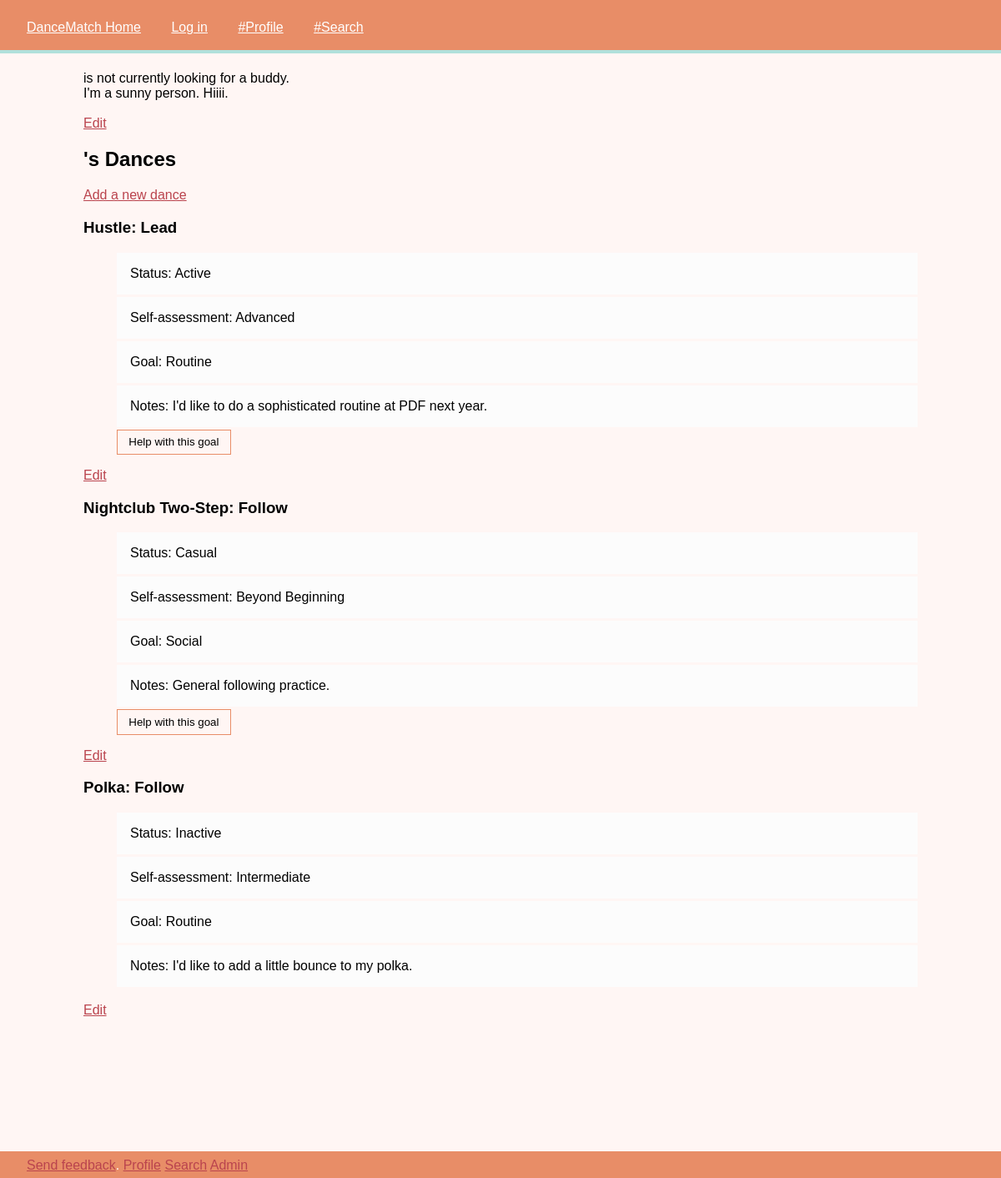
The page /profile/4/ on the database its author committed.
### dancematch_app/models.py (models this page shows, shortened)
class Dancer(models.Model):
    user = models.OneToOneField(User)
    bio = models.TextField()
    img_path = models.CharField(max_length=200, default="/static/uploads/default.png")

class DancePrefs(models.Model):
    dance = models.ForeignKey(Dance)
    dancer = models.ForeignKey(Dancer)
    role = models.ForeignKey(DanceRole)
    skill_level = models.ForeignKey(SkillLevel, default=1)
    activity = models.ForeignKey(Activity, default=1)
    goal = models.ForeignKey(Goals, default=1)
    notes = models.TextField(blank=True)
    class Meta:
        verbose_name_plural = "dance prefs"

class Dance(models.Model):
    name = models.CharField(default='', max_length=200)
    description = models.TextField(blank=True)
    class Meta:
        ordering = ["name"]
    def __str__(self):
        return self.name

class DanceRole(models.Model):
    name = models.CharField(max_length=200)
    def __str__(self):
        return self.name

class Activity(models.Model):
    name = models.CharField(max_length=200)
    class Meta:
        verbose_name_plural = "activities"
    def __str__(self):
        return self.name

class SkillLevel(models.Model):
    name = models.CharField(max_length=200)
    def __str__(self):
        return self.name

class Goals(models.Model):
    name = models.CharField(max_length=200)
    class Meta:
        verbose_name_plural = "goals"
    def __str__(self):
        return self.name

### dancematch_app/views.py (the view)
# urls.py: url(r'^profile/(?P<dancer_id>[0-9]+)/$', views.profile, name='profile'),
def profile(request, dancer_id):
    dancer = get_object_or_404(Dancer, pk=dancer_id)
    dance_prefs = DancePrefs.objects.filter(dancer=dancer)
    return render(request, 'profile.html', {'dancer': dancer,
                                            'dance_prefs': dance_prefs,
                                            })

### dancematch_app/templates/profile.html (shortened to what this page needs)
{% extends "base_generic.html" %}
{% load staticfiles %}
{% block content %}
{% if dancer.active_member %}
    {{ dancer.name }} is looking for a buddy!
{% else %}
    {{ dancer.name }} is not currently looking for a buddy.
{% endif %}
<div class="bio">
    {{ dancer.bio }}
</div>
<br>
<a href="/edit/{{ dancer.id }}">Edit</a>
<h2>{{ dancer.name }}'s Dances</h2>
<a href="/edit/{{ dancer.id }}/0/">Add a new dance</a>
{% for dance_pref in dance_prefs|dictsort:"dance.name" %}
    <h3>{{ dance_pref.dance }}: {{ dance_pref.role }}</h3>
    <ul class="prefs">
        {% if dance_pref.activity %}
            <li>Status: {{ dance_pref.activity }}</li>
        {% endif %}
        {% if dance_pref.skill_level %}
            <li>Self-assessment: {{ dance_pref.skill_level }}</li>
        {% endif %}
        {%  if dance_pref.goal %}
            <li>Goal: {{ dance_pref.goal }}</li>
        {% endif %}
        {% if dance_pref.notes != '' %}
            <li>Notes: {{ dance_pref.notes }}</li>
        {% endif %}
        {% if dance_pref.activity.name != "Inactive" %}
            <input class="button" type="button" value="Help with this goal"/>
        {% endif %}
    </ul>
    <a href="/edit/{{ dancer.id }}/{{ dance_pref.id }}/">Edit</a>
{% empty %}
    {{ dancer.name }} has not added any dances.
{% endfor %}
{% endblock %}

### dancematch_app/static/styles/style.css (style rules this page uses)
body { background: #fff6f4; padding: 0; margin: 0; font-family: "Trebuchet MS", sans-serif; }
a { color: #ba444e; }
ul { list-style-type: none; }
li { background-color: #fcfcfc; list-style-type: none; border-bottom: 3px solid #fff6f4; padding: 1em; }
button, .button { display: block; padding: 0.5em 1em; border: 1px solid #e88d67; background-color: #fff6f4; }

### rows shown on the page
Dancer: bio "I'm a sunny person. Hiiii."
DancePrefs: dance "Hustle", role "Lead", activity "Active", skill_level "Advanced", goal "Routine", notes "I'd like to do a sophisticated routine at PDF next year."
DancePrefs: dance "Nightclub Two-Step", role "Follow", activity "Casual", skill_level "Beyond Beginning", goal "Social", notes "General following practice."
DancePrefs: dance "Polka", role "Follow", activity "Inactive", skill_level "Intermediate", goal "Routine", notes "I'd like to add a little bounce to my polka."
